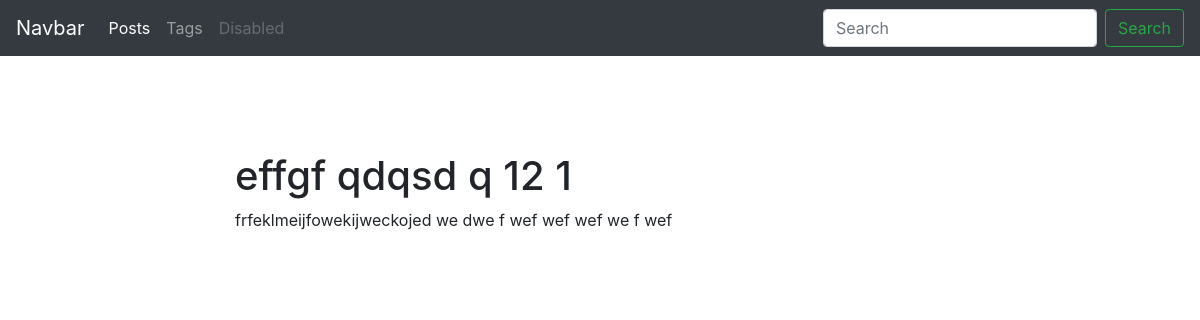
The app's page /blog/post/effgf-qdqsd-q-12-1-1553630388/ with its own data.
### blog/models.py (models this page shows, shortened)
class Post(models.Model):
    title = models.CharField(max_length=150, db_index=True)
    slug = models.SlugField(max_length=150, blank=True, unique=True)
    tags = models.ManyToManyField('Tag', blank=True, related_name='posts')
    body = models.TextField(blank=True, db_index=True)
    date_pub = models.DateTimeField(auto_now_add=True)

### blog/views.py (the view)
# urls.py: path('post/<str:slug>/', PostDetail.as_view(), name='post_detail_url'),
class PostDetail(ObjectDetailMixin, View):
    model = Post
    template = 'blog/post_detail.html'

### blog/utils.py (called while the page is built)
    def get(self, request, slug):
        obj = get_object_or_404(self.model, slug__iexact=slug)
        return render(request, self.template,
                      context={self.model.__name__.lower(): obj, 'admin_object': obj, 'detail': True})

### blog/templates/blog/post_detail.html (shortened to what this page needs)
{% extends 'blog/base_blog.html' %}
{% block content %}
    <h1 class="mt-5">
        {{ post.title }}
    </h1>
    <p>
        {{ post.body }}
    </p>
{% endblock %}

### records on screen
Post: title "effgf qdqsd q 12 1", body "frfeklmeijfowekijweckojed we dwe f wef wef wef we f wef"
